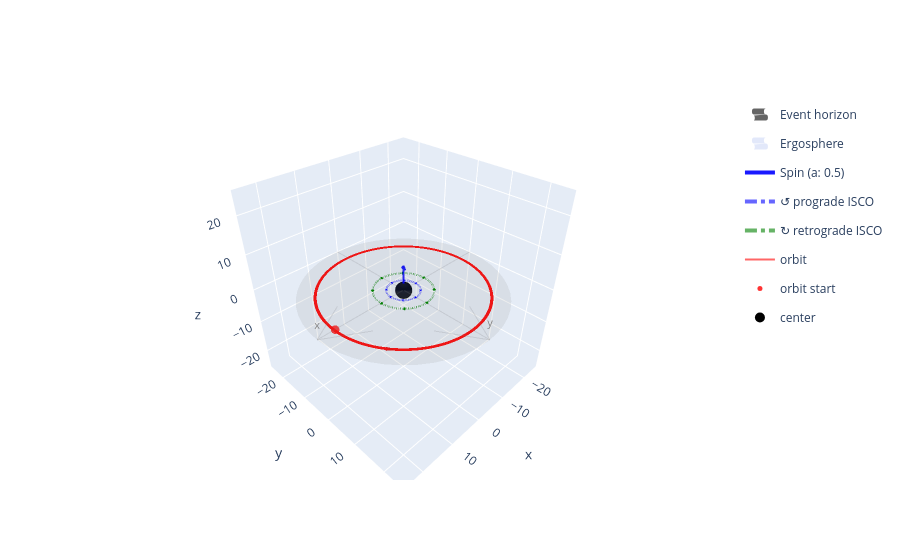

Notebook code cell kept with this figure:
### Code cell
taus = (0, 500*P)
path = kerr.geodesic.get_path(ics, taus, integrator="Radau2")
from relatipy.visualization._3D.plot_black_hole import PlotKerr
plot = PlotKerr(kerr)
plot.add_path(path, label="orbit")
plot.plot().show()

# # save ../figures/003-integradores_a_largo_plazo/orbit.png as plotly html
# plot.plot().write_html("../figures/003-integradores_a_largo_plazo/orbit.html")

### Figure 1 — Plotly figure (JSON) as saved in the notebook; plotly's stock layout.template omitted (floating-point values rounded to 4 significant figures; data arrays with more than 128 entries replaced by an {"elided": "..."} marker saying what was removed)
{"data": [{"colorscale": [[0, "black"], [1, "black"]], "name": "Event horizon", "opacity": 0.6, "showlegend": true, "showscale": false, "type": "surface", "x": {"elided": "60x60 float values"}, "y": {"elided": "60x60 float values"}, "z": {"elided": "60x60 float values"}}, {"colorscale": [[0, "royalblue"], [1, "royalblue"]], "name": "Ergosphere", "opacity": 0.15, "showlegend": true, "showscale": false, "type": "surface", "x": {"elided": "60x60 float values"}, "y": {"elided": "60x60 float values"}, "z": {"elided": "60x60 float values"}}, {"legendgroup": "Spin (a: 0.5)", "line": {"color": "blue", "width": 4}, "mode": "lines", "name": "Spin (a: 0.5)", "opacity": 0.9, "showlegend": true, "type": "scatter3d", "x": [0, 0], "y": [0, 0], "z": [2, 7]}, {"legendgroup": "Spin (a: 0.5)", "line": {"color": "blue", "width": 4}, "mode": "lines", "opacity": 0.9, "showlegend": false, "type": "scatter3d", "x": [0, 0], "y": [0, 0.6], "z": [7, 6]}, {"legendgroup": "Spin (a: 0.5)", "line": {"color": "blue", "width": 4}, "mode": "lines", "opacity": 0.9, "showlegend": false, "type": "scatter3d", "x": [0, 0], "y": [0, -0.6], "z": [7, 6]}, {"legendgroup": "↺ prograde ISCO", "line": {"color": "blue", "dash": "dashdot", "width": 4}, "mode": "lines", "name": "↺ prograde ISCO", "opacity": 0.6, "type": "scatter3d", "x": [4.233, 4.227, 4.209, 4.18, 4.139, 4.086, 4.022, 3.947, 3.861, 3.764, 3.657, 3.539, 3.411, 3.274, 3.128, 2.973, 2.81, 2.639, 2.461, 2.276, 2.084, 1.887, 1.684, 1.477, 1.265, 1.051, 0.8327, 0.6125, 0.3906, 0.1676, -0.05587, -0.2792, -0.5017, -0.7228, -0.9419, -1.158, -1.372, -1.581, -1.786, -1.986, -2.181, -2.369, -2.551, -2.726, -2.893, -3.052, -3.202, -3.344, -3.476, -3.599, -3.712, -3.814, -3.905, -3.986, -4.056, -4.114, -4.161, -4.196, -4.22, -4.232, -4.232, -4.22, -4.196, -4.161, -4.114, -4.056, -3.986, -3.905, -3.814, -3.712, -3.599, -3.476, -3.344, -3.202, -3.052, -2.893, -2.726, -2.551, -2.369, -2.181, -1.986, -1.786, -1.581, -1.372, -1.158, -0.9419, -0.7228, -0.5017, -0.2792, -0.05587, 0.1676, 0.3906, 0.6125, 0.8327, 1.051, 1.265, 1.477, 1.684, 1.887, 2.084, 2.276, 2.461, 2.639, 2.81, 2.973, 3.128, 3.274, 3.411, 3.539, 3.657, 3.764, 3.861, 3.947, 4.022, 4.086, 4.139, 4.18, 4.209, 4.227, 4.233], "y": [0.0, 0.2234, 0.4462, 0.6677, 0.8874, 1.105, 1.319, 1.529, 1.735, 1.937, 2.133, 2.323, 2.506, 2.683, 2.852, 3.013, 3.166, 3.309, 3.444, 3.569, 3.684, 3.789, 3.884, 3.967, 4.039, 4.101, 4.15, 4.188, 4.215, 4.23, 4.233, 4.224, 4.203, 4.171, 4.127, 4.071, 4.005, 3.927, 3.838, 3.738, 3.628, 3.508, 3.378, 3.239, 3.09, 2.933, 2.768, 2.595, 2.415, 2.228, 2.035, 1.837, 1.633, 1.424, 1.212, 0.9963, 0.7778, 0.5571, 0.3349, 0.1117, -0.1117, -0.3349, -0.5571, -0.7778, -0.9963, -1.212, -1.424, -1.633, -1.837, -2.035, -2.228, -2.415, -2.595, -2.768, -2.933, -3.09, -3.239, -3.378, -3.508, -3.628, -3.738, -3.838, -3.927, -4.005, -4.071, -4.127, -4.171, -4.203, -4.224, -4.233, -4.23, -4.215, -4.188, -4.15, -4.101, -4.039, -3.967, -3.884, -3.789, -3.684, -3.569, -3.444, -3.309, -3.166, -3.013, -2.852, -2.683, -2.506, -2.323, -2.133, -1.937, -1.735, -1.529, -1.319, -1.105, -0.8874, -0.6677, -0.4462, -0.2234, -1.037e-15], "z": [0.0, 0.0, 0.0, 0.0, 0.0, 0.0, 0.0, 0.0, 0.0, 0.0, 0.0, 0.0, 0.0, 0.0, 0.0, 0.0, 0.0, 0.0, 0.0, 0.0, 0.0, 0.0, 0.0, 0.0, 0.0, 0.0, 0.0, 0.0, 0.0, 0.0, 0.0, 0.0, 0.0, 0.0, 0.0, 0.0, 0.0, 0.0, 0.0, 0.0, 0.0, 0.0, 0.0, 0.0, 0.0, 0.0, 0.0, 0.0, 0.0, 0.0, 0.0, 0.0, 0.0, 0.0, 0.0, 0.0, 0.0, 0.0, 0.0, 0.0, 0.0, 0.0, 0.0, 0.0, 0.0, 0.0, 0.0, 0.0, 0.0, 0.0, 0.0, 0.0, 0.0, 0.0, 0.0, 0.0, 0.0, 0.0, 0.0, 0.0, 0.0, 0.0, 0.0, 0.0, 0.0, 0.0, 0.0, 0.0, 0.0, 0.0, 0.0, 0.0, 0.0, 0.0, 0.0, 0.0, 0.0, 0.0, 0.0, 0.0, 0.0, 0.0, 0.0, 0.0, 0.0, 0.0, 0.0, 0.0, 0.0, 0.0, 0.0, 0.0, 0.0, 0.0, 0.0, 0.0, 0.0, 0.0, 0.0, 0.0]}, {"hoverinfo": "skip", "legendgroup": "↺ prograde ISCO", "line": {"color": "blue", "width": 4}, "mode": "lines", "opacity": 1, "showlegend": false, "type": "scatter3d", "x": [4.233, 4.081, null, 4.233, 4.385], "y": [0, -0.254, null, 0, -0.254], "z": [0, 0, null, 0, 0]}, {"hoverinfo": "skip", "legendgroup": "↺ prograde ISCO", "line": {"color": "blue", "width": 4}, "mode": "lines", "opacity": 1, "showlegend": false, "type": "scatter3d", "x": [2.993, 3.065, null, 2.993, 3.281], "y": [2.993, 2.706, null, 2.993, 2.921], "z": [0, 0, null, 0, 0]}, {"hoverinfo": "skip", "legendgroup": "↺ prograde ISCO", "line": {"color": "blue", "width": 4}, "mode": "lines", "opacity": 1, "showlegend": false, "type": "scatter3d", "x": [2.592e-16, 0.254, null, 2.592e-16, 0.254], "y": [4.233, 4.081, null, 4.233, 4.385], "z": [0, 0, null, 0, 0]}, {"hoverinfo": "skip", "legendgroup": "↺ prograde ISCO", "line": {"color": "blue", "width": 4}, "mode": "lines", "opacity": 1, "showlegend": false, "type": "scatter3d", "x": [-2.993, -2.706, null, -2.993, -2.921], "y": [2.993, 3.065, null, 2.993, 3.281], "z": [0, 0, null, 0, 0]}, {"hoverinfo": "skip", "legendgroup": "↺ prograde ISCO", "line": {"color": "blue", "width": 4}, "mode": "lines", "opacity": 1, "showlegend": false, "type": "scatter3d", "x": [-4.233, -4.081, null, -4.233, -4.385], "y": [5.184e-16, 0.254, null, 5.184e-16, 0.254], "z": [0, 0, null, 0, 0]}, {"hoverinfo": "skip", "legendgroup": "↺ prograde ISCO", "line": {"color": "blue", "width": 4}, "mode": "lines", "opacity": 1, "showlegend": false, "type": "scatter3d", "x": [-2.993, -3.065, null, -2.993, -3.281], "y": [-2.993, -2.706, null, -2.993, -2.921], "z": [0, 0, null, 0, 0]}, {"hoverinfo": "skip", "legendgroup": "↺ prograde ISCO", "line": {"color": "blue", "width": 4}, "mode": "lines", "opacity": 1, "showlegend": false, "type": "scatter3d", "x": [-7.776e-16, -0.254, null, -7.776e-16, -0.254], "y": [-4.233, -4.081, null, -4.233, -4.385], "z": [0, 0, null, 0, 0]}, {"hoverinfo": "skip", "legendgroup": "↺ prograde ISCO", "line": {"color": "blue", "width": 4}, "mode": "lines", "opacity": 1, "showlegend": false, "type": "scatter3d", "x": [2.993, 2.706, null, 2.993, 2.921], "y": [-2.993, -3.065, null, -2.993, -3.281], "z": [0, 0, null, 0, 0]}, {"legendgroup": "↻ retrograde ISCO", "line": {"color": "green", "dash": "dashdot", "width": 4}, "mode": "lines", "name": "↻ retrograde ISCO", "opacity": 0.6, "type": "scatter3d", "x": [7.555, 7.544, 7.513, 7.46, 7.387, 7.293, 7.179, 7.044, 6.891, 6.718, 6.526, 6.316, 6.088, 5.844, 5.583, 5.307, 5.015, 4.71, 4.392, 4.061, 3.72, 3.367, 3.006, 2.636, 2.258, 1.875, 1.486, 1.093, 0.697, 0.2991, -0.09972, -0.4982, -0.8954, -1.29, -1.681, -2.067, -2.448, -2.822, -3.188, -3.545, -3.892, -4.228, -4.553, -4.864, -5.163, -5.447, -5.715, -5.968, -6.204, -6.423, -6.624, -6.806, -6.97, -7.114, -7.238, -7.342, -7.426, -7.489, -7.531, -7.552, -7.552, -7.531, -7.489, -7.426, -7.342, -7.238, -7.114, -6.97, -6.806, -6.624, -6.423, -6.204, -5.968, -5.715, -5.447, -5.163, -4.864, -4.553, -4.228, -3.892, -3.545, -3.188, -2.822, -2.448, -2.067, -1.681, -1.29, -0.8954, -0.4982, -0.09972, 0.2991, 0.697, 1.093, 1.486, 1.875, 2.258, 2.636, 3.006, 3.367, 3.72, 4.061, 4.392, 4.71, 5.015, 5.307, 5.583, 5.844, 6.088, 6.316, 6.526, 6.718, 6.891, 7.044, 7.179, 7.293, 7.387, 7.46, 7.513, 7.544, 7.555], "y": [0.0, 0.3987, 0.7963, 1.192, 1.584, 1.971, 2.353, 2.729, 3.097, 3.456, 3.806, 4.145, 4.473, 4.788, 5.089, 5.377, 5.65, 5.906, 6.147, 6.37, 6.575, 6.763, 6.931, 7.08, 7.209, 7.318, 7.407, 7.475, 7.522, 7.549, 7.554, 7.538, 7.501, 7.444, 7.365, 7.266, 7.147, 7.008, 6.849, 6.671, 6.475, 6.261, 6.029, 5.78, 5.515, 5.235, 4.94, 4.632, 4.31, 3.977, 3.632, 3.278, 2.914, 2.542, 2.163, 1.778, 1.388, 0.9943, 0.5977, 0.1994, -0.1994, -0.5977, -0.9943, -1.388, -1.778, -2.163, -2.542, -2.914, -3.278, -3.632, -3.977, -4.31, -4.632, -4.94, -5.235, -5.515, -5.78, -6.029, -6.261, -6.475, -6.671, -6.849, -7.008, -7.147, -7.266, -7.365, -7.444, -7.501, -7.538, -7.554, -7.549, -7.522, -7.475, -7.407, -7.318, -7.209, -7.08, -6.931, -6.763, -6.575, -6.37, -6.147, -5.906, -5.65, -5.377, -5.089, -4.788, -4.473, -4.145, -3.806, -3.456, -3.097, -2.729, -2.353, -1.971, -1.584, -1.192, -0.7963, -0.3987, -1.85e-15], "z": [0.0, 0.0, 0.0, 0.0, 0.0, 0.0, 0.0, 0.0, 0.0, 0.0, 0.0, 0.0, 0.0, 0.0, 0.0, 0.0, 0.0, 0.0, 0.0, 0.0, 0.0, 0.0, 0.0, 0.0, 0.0, 0.0, 0.0, 0.0, 0.0, 0.0, 0.0, 0.0, 0.0, 0.0, 0.0, 0.0, 0.0, 0.0, 0.0, 0.0, 0.0, 0.0, 0.0, 0.0, 0.0, 0.0, 0.0, 0.0, 0.0, 0.0, 0.0, 0.0, 0.0, 0.0, 0.0, 0.0, 0.0, 0.0, 0.0, 0.0, 0.0, 0.0, 0.0, 0.0, 0.0, 0.0, 0.0, 0.0, 0.0, 0.0, 0.0, 0.0, 0.0, 0.0, 0.0, 0.0, 0.0, 0.0, 0.0, 0.0, 0.0, 0.0, 0.0, 0.0, 0.0, 0.0, 0.0, 0.0, 0.0, 0.0, 0.0, 0.0, 0.0, 0.0, 0.0, 0.0, 0.0, 0.0, 0.0, 0.0, 0.0, 0.0, 0.0, 0.0, 0.0, 0.0, 0.0, 0.0, 0.0, 0.0, 0.0, 0.0, 0.0, 0.0, 0.0, 0.0, 0.0, 0.0, 0.0, 0.0]}, {"hoverinfo": "skip", "legendgroup": "↻ retrograde ISCO", "line": {"color": "green", "width": 4}, "mode": "lines", "opacity": 1, "showlegend": false, "type": "scatter3d", "x": [7.555, 7.827, null, 7.555, 7.283], "y": [0, 0.4533, null, 0, 0.4533], "z": [0, 0, null, 0, 0]}, {"hoverinfo": "skip", "legendgroup": "↻ retrograde ISCO", "line": {"color": "green", "width": 4}, "mode": "lines", "opacity": 1, "showlegend": false, "type": "scatter3d", "x": [5.342, 5.214, null, 5.342, 4.829], "y": [5.342, 5.855, null, 5.342, 5.47], "z": [0, 0, null, 0, 0]}, {"hoverinfo": "skip", "legendgroup": "↻ retrograde ISCO", "line": {"color": "green", "width": 4}, "mode": "lines", "opacity": 1, "showlegend": false, "type": "scatter3d", "x": [4.626e-16, -0.4533, null, 4.626e-16, -0.4533], "y": [7.555, 7.827, null, 7.555, 7.283], "z": [0, 0, null, 0, 0]}, {"hoverinfo": "skip", "legendgroup": "↻ retrograde ISCO", "line": {"color": "green", "width": 4}, "mode": "lines", "opacity": 1, "showlegend": false, "type": "scatter3d", "x": [-5.342, -5.855, null, -5.342, -5.47], "y": [5.342, 5.214, null, 5.342, 4.829], "z": [0, 0, null, 0, 0]}, {"hoverinfo": "skip", "legendgroup": "↻ retrograde ISCO", "line": {"color": "green", "width": 4}, "mode": "lines", "opacity": 1, "showlegend": false, "type": "scatter3d", "x": [-7.555, -7.827, null, -7.555, -7.283], "y": [9.252e-16, -0.4533, null, 9.252e-16, -0.4533], "z": [0, 0, null, 0, 0]}, {"hoverinfo": "skip", "legendgroup": "↻ retrograde ISCO", "line": {"color": "green", "width": 4}, "mode": "lines", "opacity": 1, "showlegend": false, "type": "scatter3d", "x": [-5.342, -5.214, null, -5.342, -4.829], "y": [-5.342, -5.855, null, -5.342, -5.47], "z": [0, 0, null, 0, 0]}, {"hoverinfo": "skip", "legendgroup": "↻ retrograde ISCO", "line": {"color": "green", "width": 4}, "mode": "lines", "opacity": 1, "showlegend": false, "type": "scatter3d", "x": [-1.388e-15, 0.4533, null, -1.388e-15, 0.4533], "y": [-7.555, -7.827, null, -7.555, -7.283], "z": [0, 0, null, 0, 0]}, {"hoverinfo": "skip", "legendgroup": "↻ retrograde ISCO", "line": {"color": "green", "width": 4}, "mode": "lines", "opacity": 1, "showlegend": false, "type": "scatter3d", "x": [5.342, 5.855, null, 5.342, 5.47], "y": [-5.342, -5.214, null, -5.342, -4.829], "z": [0, 0, null, 0, 0]}, {"line": {"color": "red", "width": 2}, "mode": "lines", "name": "orbit", "opacity": 0.6, "type": "scatter3d", "x": {"elided": "100000 float values"}, "y": {"elided": "100000 float values"}, "z": {"elided": "100000 float values"}}, {"marker": {"color": "red", "opacity": 0.8, "size": 5}, "mode": "markers", "name": "orbit start", "type": "scatter3d", "x": [21.17], "y": [0], "z": [1.296e-15]}, {"anchor": "tail", "colorscale": [[0, "red"], [1, "red"]], "name": "orbit end", "opacity": 0.8, "showscale": false, "sizemode": "absolute", "sizeref": 1.667, "type": "cone", "u": [-0.1224], "v": [0.1763], "w": [-4.363e-20], "x": [17.51], "y": [12.41], "z": [1.314e-15]}, {"colorscale": [[0, "gray"], [1, "gray"]], "opacity": 0.08, "showscale": false, "type": "surface", "x": {"elided": "50x50 float values"}, "y": {"elided": "50x50 float values"}, "z": {"elided": "50x50 float values"}}, {"marker": {"color": "black", "opacity": 1, "size": 10}, "mode": "markers", "name": "center", "type": "scatter3d", "x": [0], "y": [0], "z": [0]}, {"legendgroup": "equatorial_axes", "line": {"color": "gray", "width": 2}, "mode": "lines", "name": "x", "opacity": 0.2, "showlegend": false, "type": "scatter3d", "x": [-25.98, 25.98], "y": [0, 0], "z": [0, 0]}, {"legendgroup": "equatorial_axes", "line": {"color": "gray", "width": 2}, "mode": "lines", "name": "x", "opacity": 0.2, "showlegend": false, "type": "scatter3d", "x": [25.98, 15.59], "y": [0, 6.236], "z": [0, 0]}, {"legendgroup": "equatorial_axes", "line": {"color": "gray", "width": 2}, "mode": "lines", "name": "x", "opacity": 0.2, "showlegend": false, "type": "scatter3d", "x": [25.98, 15.59], "y": [0, -6.236], "z": [0, 0]}, {"legendgroup": "equatorial_axes", "mode": "text", "name": "x", "showlegend": false, "text": ["x"], "textfont": {"color": "gray", "size": 11}, "type": "scatter3d", "x": [25.98], "y": [0], "z": [0]}, {"legendgroup": "equatorial_axes", "line": {"color": "gray", "width": 2}, "mode": "lines", "name": "y", "opacity": 0.2, "showlegend": false, "type": "scatter3d", "x": [0, 0], "y": [-25.98, 25.98], "z": [0, 0]}, {"legendgroup": "equatorial_axes", "line": {"color": "gray", "width": 2}, "mode": "lines", "name": "y", "opacity": 0.2, "showlegend": false, "type": "scatter3d", "x": [0, 6.236], "y": [25.98, 15.59], "z": [0, 0]}, {"legendgroup": "equatorial_axes", "line": {"color": "gray", "width": 2}, "mode": "lines", "name": "y", "opacity": 0.2, "showlegend": false, "type": "scatter3d", "x": [0, -6.236], "y": [25.98, 15.59], "z": [0, 0]}, {"legendgroup": "equatorial_axes", "mode": "text", "name": "y", "showlegend": false, "text": ["y"], "textfont": {"color": "gray", "size": 11}, "type": "scatter3d", "x": [0], "y": [25.98], "z": [0]}], "layout": {"scene": {"aspectmode": "cube", "xaxis": {"range": [-25.98, 25.98]}, "yaxis": {"range": [-25.98, 25.98]}, "zaxis": {"range": [-25.98, 25.98]}}}}
